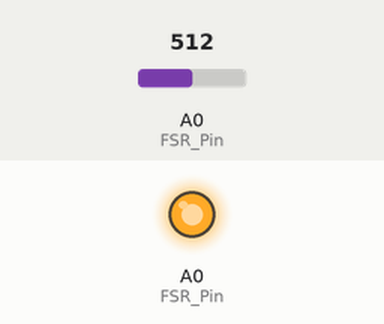
Recording of a sketch running on a simulated Arduino Uno, built with avr-gcc and run on an emulated ATmega328P. Shown: output pins drawn as LEDs (lit = HIGH). The inputs (shaded band) are chosen by the test bench; at power-on: A0 (FSR_Pin) = 512. What the sketch prints to the serial monitor is not drawn.

Above: at 0.1 s.
Timing chart, 0 to 1.6 s (numbered marks = the images above):
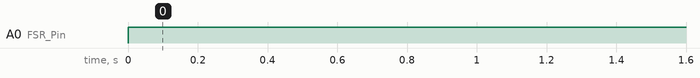

Measured:
- by itself, A0 (FSR_Pin): LOW → HIGH at 0.00 s

The sketch:

fsr402.ino
```cpp
int FSR_Pin = A0;

void setup() {
  Serial.begin(9600);
}

void loop() {
  int FSRReading = analogRead(FSR_Pin);
  pinMode(A0, OUTPUT);
  digitalWrite(A0, HIGH);
  Serial.println("Reading is: ");
  Serial.println(FSRReading);
  delay(250);
}
```
